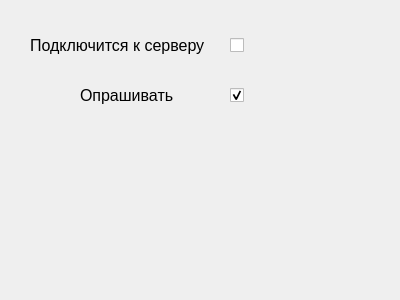
<?xml version="1.0" encoding="UTF-8"?>
<ui version="4.0">
 <class>Form</class>
 <widget class="QWidget" name="Form">
  <property name="geometry">
   <rect>
    <x>0</x>
    <y>0</y>
    <width>400</width>
    <height>300</height>
   </rect>
  </property>
  <property name="sizePolicy">
   <sizepolicy hsizetype="Preferred" vsizetype="Preferred">
    <horstretch>0</horstretch>
    <verstretch>0</verstretch>
   </sizepolicy>
  </property>
  <property name="windowTitle">
   <string>Form</string>
  </property>
  <property name="windowOpacity">
   <double>1.000000000000000</double>
  </property>
  <widget class="QLabel" name="label">
   <property name="geometry">
    <rect>
     <x>30</x>
     <y>30</y>
     <width>181</width>
     <height>31</height>
    </rect>
   </property>
   <property name="font">
    <font>
     <pointsize>12</pointsize>
    </font>
   </property>
   <property name="text">
    <string>Подключится к серверу</string>
   </property>
  </widget>
  <widget class="QCheckBox" name="checkBox">
   <property name="geometry">
    <rect>
     <x>230</x>
     <y>30</y>
     <width>21</width>
     <height>31</height>
    </rect>
   </property>
   <property name="font">
    <font>
     <pointsize>12</pointsize>
    </font>
   </property>
   <property name="text">
    <string/>
   </property>
  </widget>
  <widget class="QLabel" name="label_2">
   <property name="geometry">
    <rect>
     <x>80</x>
     <y>80</y>
     <width>121</width>
     <height>31</height>
    </rect>
   </property>
   <property name="font">
    <font>
     <pointsize>12</pointsize>
    </font>
   </property>
   <property name="text">
    <string>Опрашивать</string>
   </property>
  </widget>
  <widget class="QCheckBox" name="checkBox_2">
   <property name="geometry">
    <rect>
     <x>230</x>
     <y>80</y>
     <width>21</width>
     <height>31</height>
    </rect>
   </property>
   <property name="font">
    <font>
     <pointsize>12</pointsize>
    </font>
   </property>
   <property name="text">
    <string/>
   </property>
   <property name="checked">
    <bool>true</bool>
   </property>
   <property name="tristate">
    <bool>false</bool>
   </property>
  </widget>
 </widget>
 <resources/>
 <connections/>
</ui>
